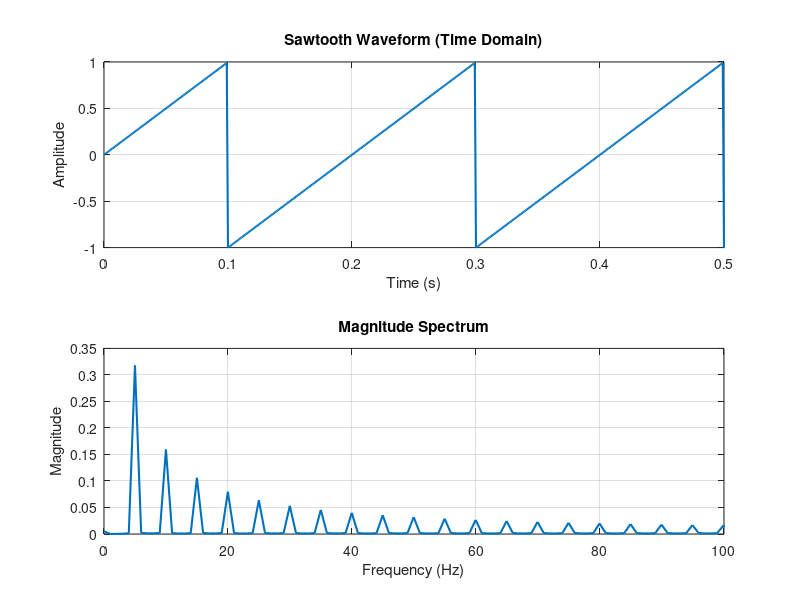

Here is the MATLAB script that generated this plot:
% Sawtooth Waveform Generation
% Generates a sawtooth wave using piecewise linear ramp segments

clear all; close all; clc;

% Parameters
fs = 1000;           % Sampling frequency (Hz)
f = 5;               % Fundamental frequency (Hz)
A = 1;               % Amplitude
duration = 1;        % Duration (seconds)
t = 0:1/fs:duration; % Time vector

% Generate sawtooth wave
% Using modulo operation to create the ramp
sawtooth_wave = A * (2 * (f * t - floor(f * t + 0.5)));

% Alternatively, using sawtooth function if available
% sawtooth_wave = A * sawtooth(2 * pi * f * t);

% Plot
figure;
subplot(2,1,1);
plot(t, sawtooth_wave, 'LineWidth', 1.5);
title('Sawtooth Waveform (Time Domain)');
xlabel('Time (s)');
ylabel('Amplitude');
grid on;
xlim([0 0.5]);

subplot(2,1,2);
n = length(sawtooth_wave);
freq = (0:n-1)*(fs/n);
magnitude = abs(fft(sawtooth_wave))/n;
plot(freq(1:n/2), magnitude(1:n/2), 'LineWidth', 1.5);
title('Magnitude Spectrum');
xlabel('Frequency (Hz)');
ylabel('Magnitude');
grid on;
xlim([0 100]);

disp('Sawtooth waveform generated successfully!');
disp(['Fundamental frequency: ', num2str(f), ' Hz']);
disp(['Sampling frequency: ', num2str(fs), ' Hz']);
disp(['Duration: ', num2str(duration), ' s']);
